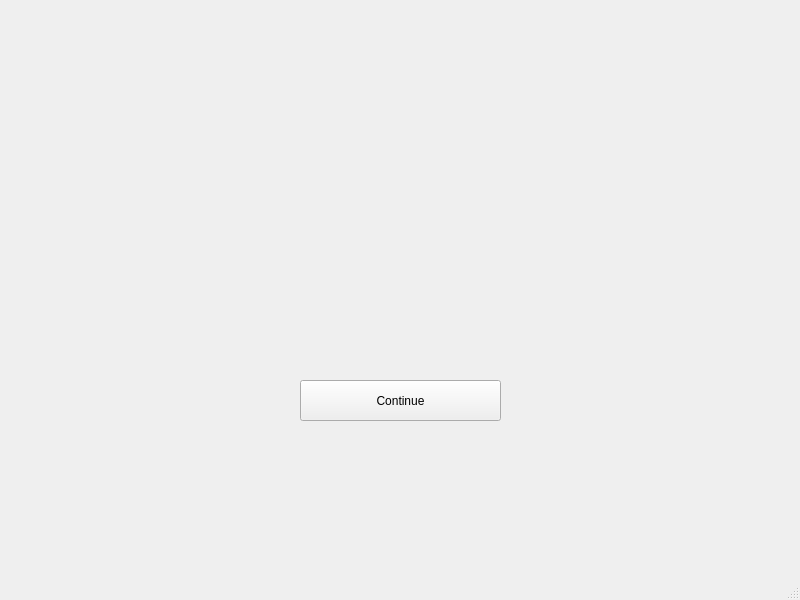
<?xml version="1.0" encoding="UTF-8"?>
<ui version="4.0">
 <class>MainWindow</class>
 <widget class="QMainWindow" name="MainWindow">
  <property name="geometry">
   <rect>
    <x>0</x>
    <y>0</y>
    <width>800</width>
    <height>600</height>
   </rect>
  </property>
  <property name="windowTitle">
   <string>BOMBERMAN</string>
  </property>
  <widget class="QWidget" name="centralwidget">
   <widget class="QPushButton" name="playButton">
    <property name="geometry">
     <rect>
      <x>300</x>
      <y>380</y>
      <width>201</width>
      <height>41</height>
     </rect>
    </property>
    <property name="text">
     <string>Continue</string>
    </property>
   </widget>
  </widget>
  <widget class="QMenuBar" name="menubar">
   <property name="geometry">
    <rect>
     <x>0</x>
     <y>0</y>
     <width>800</width>
     <height>25</height>
    </rect>
   </property>
  </widget>
  <widget class="QStatusBar" name="statusbar"/>
 </widget>
 <resources/>
 <connections/>
</ui>
